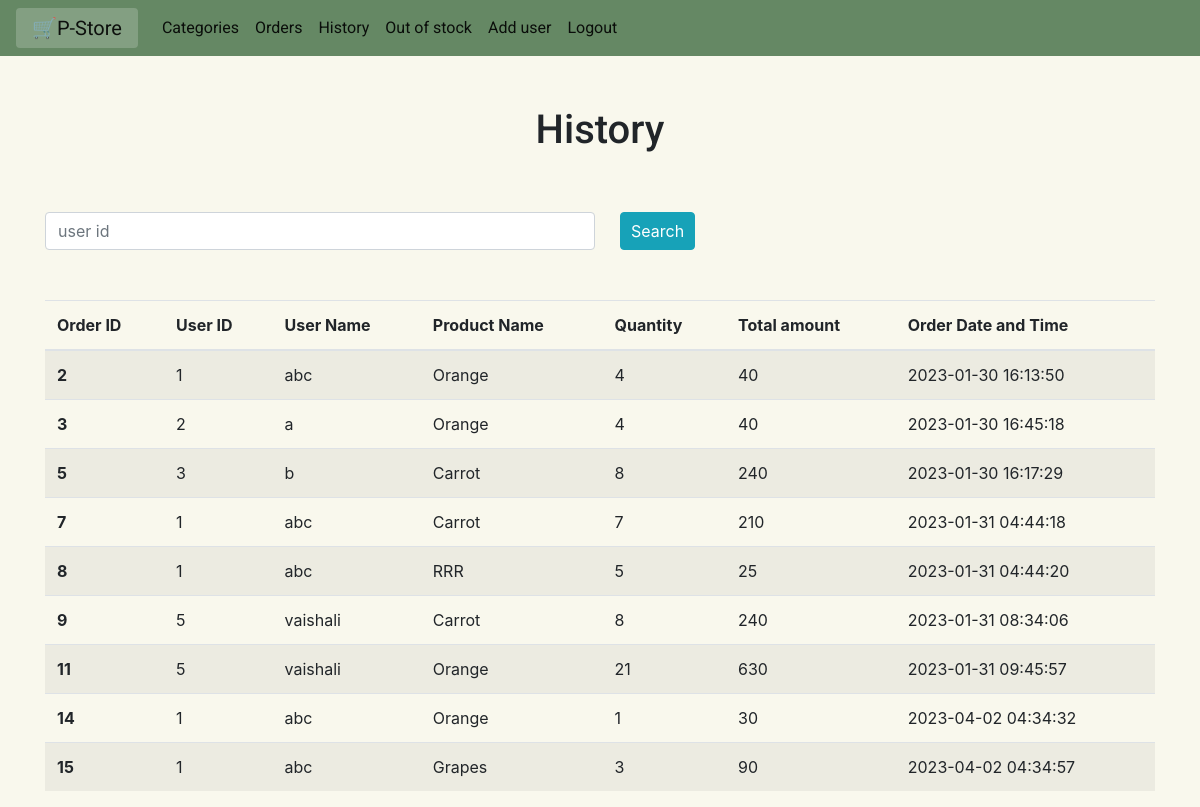
Page /history (signed in) on the earlier database version.
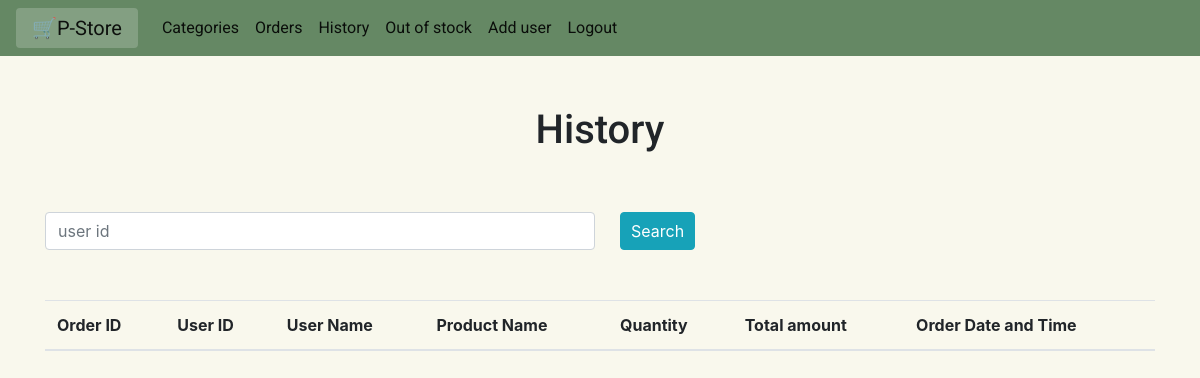
Same page on the later database version.
### tables this page shows
CREATE TABLE History(
    order_id INTEGER PRIMARY KEY,
    u_id INTEGER not null,
    item_id  integer not null,
    quantity INTEGER not null,
    price INTEGER not null,
    dat TIMESTAMP not null DEFAULT CURRENT_TIMESTAMP,
    FOREIGN KEY (order_id) REFERENCES Orders(order_id),
    FOREIGN KEY (u_id) REFERENCES User(u_id),
    FOREIGN KEY (item_id) REFERENCES Items(id),
	FOREIGN KEY (dat) REFERENCES Orders(order_dateandtime)
  
);

CREATE TABLE User (
    u_id INTEGER PRIMARY KEY ,
    u_username varchar(20) not null,
    u_password varchar(20) not null
    
);

CREATE TABLE Items (
    id INTEGER PRIMARY KEY AUTOINCREMENT,
    name varchar(20) not null,
    weight integer not null,
    price_per_unit int not null,
    c_id INTEGER not null,
    FOREIGN KEY (c_id) REFERENCES Categories(c_id)
);

### app.py (the view, shortened to what this page needs)
@app.route("/history", methods=("GET", "POST"))
@login_required
def history():
    if not current_user.is_admin:
        abort(403)
    conn = get_db_connection()
    orders = conn.execute(
        "SELECT * FROM (History inner join User on History.u_id=User.u_id) inner join Items on Items.id=item_id"
    ).fetchall()
    conn.close()
    return render_template("history.html", orders=orders)

### app.py (called while the page is built)
def get_db_connection():
    conn = sqlite3.connect("database.db")
    conn.row_factory = sqlite3.Row
    return conn

@login_manager.user_loader
def load_user(user_id):
    conn = get_db_connection()
    user_data = conn.execute(
        "SELECT * FROM Admin WHERE a_id = ?", (user_id,)
    ).fetchone()
    if user_data:
        return Admin(user_data["a_id"], user_data["username"])
    user_data = conn.execute("SELECT * FROM User WHERE u_id = ?", (user_id,)).fetchone()
    if user_data:
        return AppUser(user_data["u_id"], user_data["u_username"])
    return None

### templates/history.html (shortened to what this page needs)
{% extends 'base2.html' %}
{% block content %}
<h1 style="text-align:center; font-family:roboto; margin-top:50px;">History</h1>
<form method="post" style="padding-top:50px; padding-bottom:50px;">
  <div class="form-row">
    <div class="col-6">
      <input type="search" class="form-control" name="u_id" placeholder="user id" aria-label="Search" value="{{u_id}}">
    </div>
    <button type="submit button" style="margin-left:20px; padding-left:10px; padding-right:10px;" class="btn btn-info">Search</button>
  </div>
</form>
<table class="table table-striped table-hover">
    <thead>
      <tr>
        <th scope="col">Order ID</th>
        <th scope="col">User ID</th>
        <th scope="col">User Name</th>
        <th scope="col">Product Name</th>
        <th scope="col">Quantity</th>
        <th scope="col">Total amount</th>
        <th scope="col">Order Date and Time</th>
      </tr>
    </thead>
    <tbody>
        {% for order in orders %}
      <tr>
        <th scope="row">{{ order['order_id'] }}</th>
        <td>{{ order['u_id'] }}</td>
        <td>{{ order['u_username'] }}</td>
        <td>{{ order['name'] }}</td>
        <td>{{ order['quantity'] }}</td>
        <td>{{ order['price'] }}</td>
        <td>{{ order['dat'] }}</td>
        </tr>
  {% endfor %}
</tbody>
</table>
    {% endblock %}

Differences in the rows shown:
removed History: order_id "2", u_id "1", u_username "abc", name "Orange", quantity "4", price "40", dat "2023-01-30 16:13:50"
removed History: order_id "3", u_id "2", u_username "a", name "Orange", quantity "4", price "40", dat "2023-01-30 16:45:18"
removed History: order_id "5", u_id "3", u_username "b", name "Carrot", quantity "8", price "240", dat "2023-01-30 16:17:29"
removed History: order_id "7", u_id "1", u_username "abc", name "Carrot", quantity "7", price "210", dat "2023-01-31 04:44:18"
removed History: order_id "8", u_id "1", u_username "abc", name "RRR", quantity "5", price "25", dat "2023-01-31 04:44:20"
removed History: order_id "9", u_id "5", u_username "vaishali", name "Carrot", quantity "8", price "240", dat "2023-01-31 08:34:06"
removed History: order_id "11", u_id "5", u_username "vaishali", name "Orange", quantity "21", price "630", dat "2023-01-31 09:45:57"
removed History: order_id "14", u_id "1", u_username "abc", name "Orange", quantity "1", price "30", dat "2023-04-02 04:34:32"
removed History: order_id "15", u_id "1", u_username "abc", name "Grapes", quantity "3", price "90", dat "2023-04-02 04:34:57"
